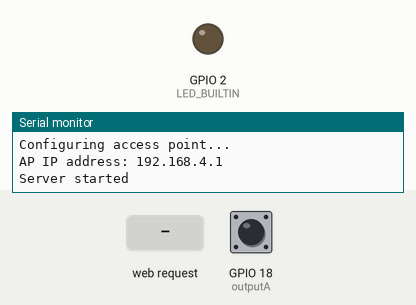
Bench run of a sketch on a simulated ESP32. On the bench: output pins drawn as LEDs (lit = HIGH), the last lines printed to the serial monitor. The test bench sets the inputs (shaded band); at power-on: GPIO 18 (outputA) HIGH.

Above: at 1.2 s.
1.3 s: HTTP request GET /H received
At 2.6 s:
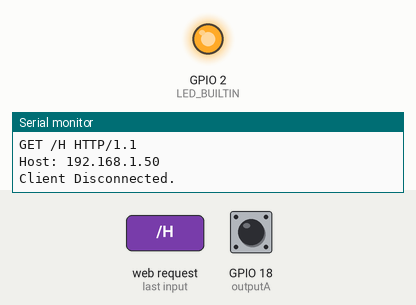
6.0 s: HTTP request GET /L received
At 7.3 s:
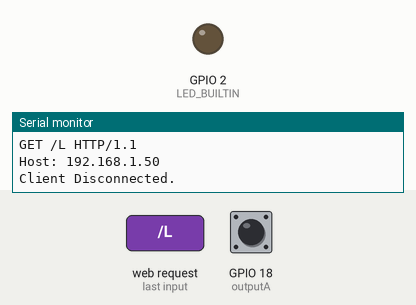
Timing chart, 0 to 8.5 s (numbered marks = the images above; inputs shaded):
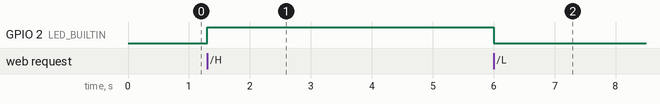

Measured:
- after the input at 1.3 s, GPIO 2 (LED_BUILTIN): LOW → HIGH at once
- after the input at 6.0 s, GPIO 2 (LED_BUILTIN): HIGH → LOW at once

The sketch:

JNetoFishingController.ino
```cpp
#include <WiFi.h>
#include <NetworkClient.h>
#include <WiFiAP.h>

#ifndef LED_BUILTIN
#define LED_BUILTIN 2  // Set the GPIO pin where you connected your test LED or comment this line out if your dev board has a built-in LED
#endif

// Set these to your desired credentials.
const char *ssid = "JNeto Arduino";
const char *password = "jnetolindo";

NetworkServer server(80);

// ENCODER CODE =======================
#define outputA 18  // Rotation A (+)
#define outputB 19  // Rotation B (-)
int counter = 0;
int aState;
int aLastState;
// ====================================

void setup() {

  // ENCODER CODE =====================
  pinMode(outputA, INPUT);
  pinMode(outputB, INPUT);
  aLastState = digitalRead(outputA);
  // ==================================

  pinMode(LED_BUILTIN, OUTPUT);

  Serial.begin(115200);
  Serial.println();
  Serial.println("Configuring access point...");

  // You can remove the password parameter if you want the AP to be open.
  // A valid password must have more than 7 characters.
  if (!WiFi.softAP(ssid, password)) {
    log_e("Soft AP creation failed.");
    while (1);
  }
  IPAddress myIP = WiFi.softAPIP();
  Serial.print("AP IP address: ");
  Serial.println(myIP);
  server.begin();

  Serial.println("Server started");
}

void loop() {

  // ENCODER CODE =====================
  updateEncoderValues();
  // ==================================

  NetworkClient client = server.accept();  // Listen for incoming clients

  if (client) {                     // If you get a client,
    Serial.println("New Client.");  // Print a message out the serial port
    String currentLine = "";        // Make a String to hold incoming data from the client
    while (client.connected()) {    // Loop while the client's connected
      if (client.available()) {     // If there's bytes to read from the client,
        char c = client.read();     // Read a byte, then
        Serial.write(c);            // Print it out the serial monitor
        if (c == '\n') {            // If the byte is a newline character

          // If the current line is blank, you got two newline characters in a row.
          // That's the end of the client HTTP request, so send a response:
          if (currentLine.length() == 0) {
            // Check if the request is for the main page
            client.println("HTTP/1.1 200 OK");
            client.println("Content-type:text/html");
            client.println();

            // HTML and JavaScript for updating the counter value dynamically
            client.println("<!DOCTYPE html><html>");
            client.println("<head><title>Encoder Counter</title></head>");
            client.println("<body>");
            client.println("<h1>Encoder Counter Value</h1>");
            client.println("<p>Current Count: <span id='value'>0</span></p>");
            client.println("<script>");
            client.println("function updateCounter() {");
            client.println("fetch('/value').then(response => response.text()).then(data => {");
            client.println("document.getElementById('value').innerText = data;");
            client.println("setTimeout(updateCounter, 16);"); // Fetch the counter value every 16 milliseconds
            client.println("});");
            client.println("}");
            client.println("updateCounter();"); // Initial call to start the loop
            client.println("</script>");
            client.println("</body></html>");

            // The HTTP response ends with another blank line
            client.println();
            break;
          }
          else {  // If you got a newline, then clear currentLine:
            currentLine = "";
          }
        }
        else if (c != '\r') {  // If you got anything else but a carriage return character,
          currentLine += c;      // Add it to the end of the currentLine
        }

        // Check if the client requests the counter value
        if (currentLine.endsWith("GET /value")) {
          client.println("HTTP/1.1 200 OK");
          client.println("Content-type:text/plain");
          client.println();
          client.print(counter);  // Send the current counter value
          client.println();
          break;
        }

        // Check to see if the client request was "GET /H" or "GET /L":
        if (currentLine.endsWith("GET /H")) {
          digitalWrite(LED_BUILTIN, HIGH);  // GET /H turns the LED on
        }
        if (currentLine.endsWith("GET /L")) {
          digitalWrite(LED_BUILTIN, LOW);  // GET /L turns the LED off
        }
      }
    }
    // Close the connection:
    client.stop();
    Serial.println("Client Disconnected.");
  }
}

// ENCODER CODE ===============================================================
void updateEncoderValues() {
  aState = digitalRead(outputA);  // Reads the "current" state of the outputA
  // If the previous and the current state of the outputA are different, that means a Pulse has occured
  if (aState != aLastState) {
    // If the outputB state is different from the outputA state, that means the encoder is rotating clockwise
    if (digitalRead(outputB) != aState) {
      counter++;
    }
    else {
      counter--;
    }
    Serial.print("Position: ");
    Serial.println(counter);
  }
  aLastState = aState;  // Updates the previous state of the outputA with the current state
}
// ==============================================================================
```
